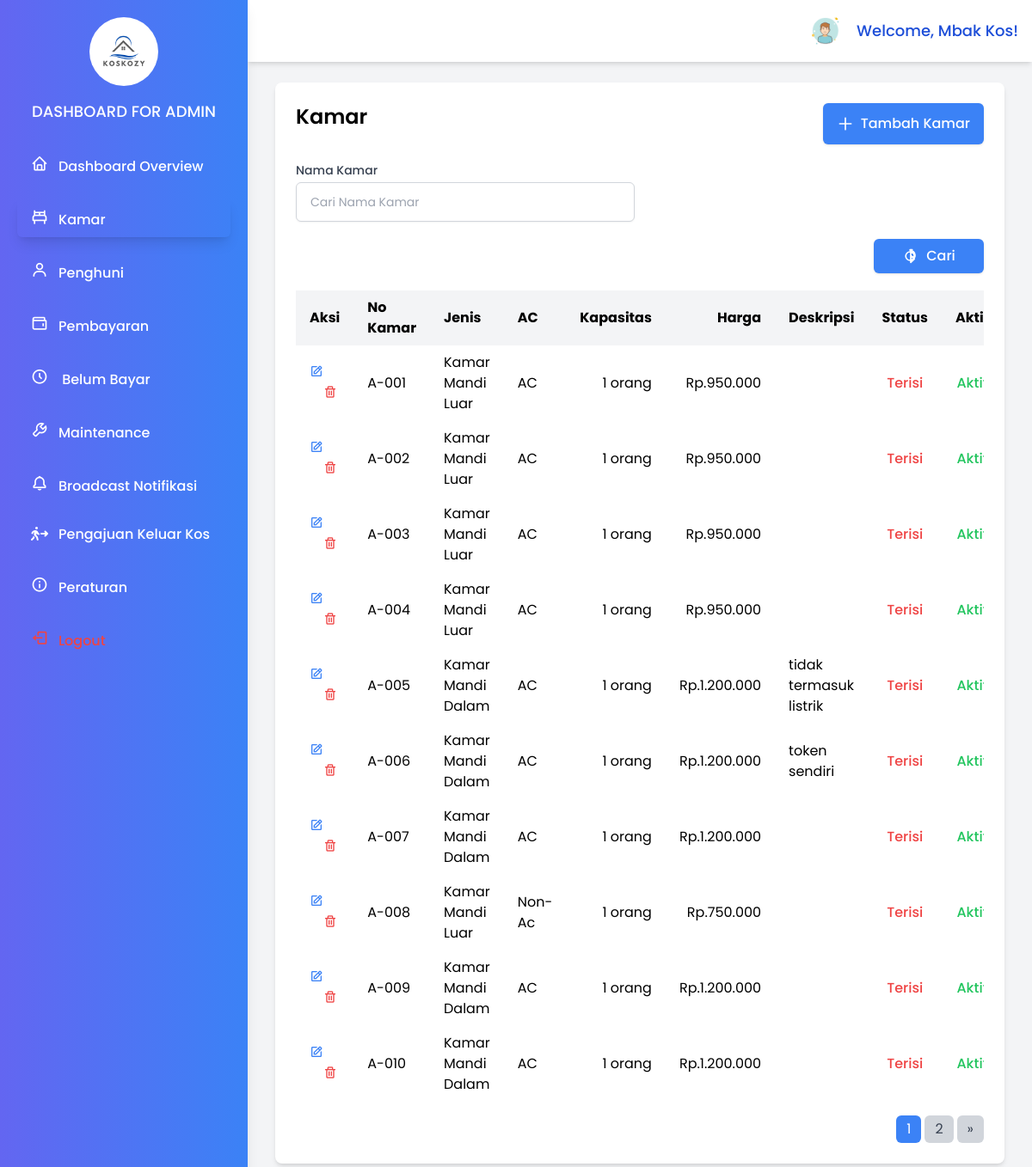
/page/admin/kamar.php (signed in), run on the app's committed database.
### tables this page shows
CREATE TABLE `users` (
  `id` int(11) NOT NULL,
  `username` varchar(50) NOT NULL,
  `id_penghuni` int(20) NOT NULL,
  `name` varchar(225) NOT NULL,
  `password_hash` varchar(255) NOT NULL,
  `role` enum('admin','superadmin','user') NOT NULL,
  `created_at` timestamp NOT NULL DEFAULT current_timestamp(),
  `updated_at` timestamp NOT NULL DEFAULT current_timestamp() ON UPDATE current_timestamp()
);

CREATE TABLE `rooms` (
  `id` int(11) NOT NULL,
  `name` varchar(255) NOT NULL,
  `type` varchar(50) NOT NULL,
  `ac` varchar(225) NOT NULL,
  `price` decimal(10,2) NOT NULL,
  `status` varchar(225) DEFAULT NULL,
  `active` varchar(20) NOT NULL,
  `capacity` int(11) NOT NULL,
  `description` text DEFAULT NULL,
  `created_at` timestamp NOT NULL DEFAULT current_timestamp(),
  `updated_at` timestamp NOT NULL DEFAULT current_timestamp() ON UPDATE current_timestamp()
);

### page/admin/kamar.php (the view, shortened to what this page needs)
<?php
$host = 'localhost';
$dbname = 'kos_management';
$username = 'root';
$password = '';
try {
    $pdo = new PDO("mysql:host=$host;dbname=$dbname", $username, $password);
    $pdo->setAttribute(PDO::ATTR_ERRMODE, PDO::ERRMODE_EXCEPTION);
    $session_username = $_SESSION['username'];
    $stmt = $pdo->prepare("SELECT name FROM users WHERE username = :username");
    $stmt->execute(['username' => $session_username]);
    $admin = $stmt->fetch(PDO::FETCH_ASSOC);
    $admin_name = $admin['name'] ?? 'Admin';
    $limit =  10;
    $page = isset($_GET['page']) ? (int)$_GET['page'] : 1;
    $offset = ($page - 1) * $limit;
    $name = isset($_GET['name']) ? $_GET['name'] : '';
    $total_sql = "SELECT COUNT(*) FROM rooms WHERE name LIKE :name";
    $total_stmt = $pdo->prepare($total_sql);
    $total_stmt->bindValue(':name', "%$name%");
    $total_stmt->execute();
    $total_data = $total_stmt->fetchColumn();
    $total_pages = ceil($total_data / $limit);
    $sql = "SELECT * FROM rooms WHERE name LIKE :name ORDER BY name ASC LIMIT :limit OFFSET :offset";
    $stmt_rooms = $pdo->prepare($sql);
    $stmt_rooms->bindValue(':name', "%$name%");
    $stmt_rooms->bindValue(':limit', $limit, PDO::PARAM_INT);
    $stmt_rooms->bindValue(':offset', $offset, PDO::PARAM_INT);
    $stmt_rooms->execute();
    $rooms = $stmt_rooms->fetchAll(PDO::FETCH_ASSOC);
} catch (PDOException $e) {
    echo 'Connection failed: ' . $e->getMessage();
    exit();
}
?>
<!DOCTYPE html>
<html lang="en">
<head>
    <script src="https://cdn.tailwindcss.com"></script>
    <link href="https://unpkg.com/boxicons@2.1.4/css/boxicons.min.css" rel="stylesheet">
    <link rel="stylesheet" href="https://cdnjs.cloudflare.com/ajax/libs/font-awesome/6.5.1/css/all.min.css">
</head>
<body class="bg-gray-100 min-h-screen">
<div id="sidebar" class="hidden md:block w-72 h-full bg-gradient-to-r from-indigo-500 to-blue-500 text-gray-800 fixed top-0 left-0 p-5 flex-col shadow-lg z-50">
    <div class="mb-6 text-center">
        <img src="../../assets/logo/Kozie.png" alt="Logo" class="h-20 mx-auto rounded-full">
        <h1 class="text-lg font-medium text-white mt-4 uppercase">Dashboard for Admin</h1>
    </div>
    <nav >
        <ul class="space-y-4">
            <li><a href="dashboard-admin.php" class="block px-4 py-2 rounded-md text-white font-medium bg-tr hover:text-blue-300 items-center space-x-3"><i class="bx bx-home text-xl"></i><span>Dashboard Overview</span></a></li>
            <li><a href="kamar.php" class="block px-4 py-2 rounded-md font-medium text-white hover:text-blue-300 items-center space-x-3 shadow-lg"><i class="bx bx-bed text-xl"></i><span>Kamar</span></a></li>
            <li><a href="penghuni.php" class="block px-4 py-2 rounded-md font-medium text-white hover:text-blue-300 items-center space-x-3"><i class="bx bx-user text-xl"></i><span>Penghuni</span></a></li>
            <li><a href="pembayaran.php" class="block px-4 py-2 rounded-md font-medium text-white hover:text-blue-300 items-center space-x-3"><i class="bx bx-wallet text-xl"></i><span>Pembayaran</span></a></li>
            <li>
               <a href="belum-bayar.php" class="block px-4 py-2 rounded-md font-medium text-white hover:text-blue-300 items-center space-x-3">
                  <i class="bx bx-time-five text-xl"></i>
                  <span>Belum Bayar</span>
               </a>
            </li>
            <li><a href="maintenance.php" class="block px-4 py-2 rounded-md font-medium text-white hover:text-blue-300 items-center space-x-3"><i class="bx bx-wrench text-xl"></i><span>Maintenance</span></a></li>
            <li><a href="broadcast.php" class="block px-4 py-2 rounded-md font-medium text-white hover:text-blue-300 items-center space-x-3"><i class="bx bx-bell text-xl"></i><span>Broadcast Notifikasi</span></a></li>
            <li><a href="pengajuan-keluar.php" class="block px-4 py-2 rounded-md font-medium text-white hover:text-blue-300 items-center space-x-3"><i class="fa-solid fa-person-walking-arrow-right text-md"></i><span>Pengajuan Keluar Kos</span></a></li>
            <li><a href="peraturan.php" class="block px-4 py-2 rounded-md font-medium text-white hover:text-blue-300 items-center space-x-3"><i class="bx bx-info-circle text-xl"></i><span>Peraturan</span></a></li>
            <li><a href="../../logout.php" class="block px-4 py-2 rounded-md text-red-500 hover:text-red-700 items-center space-x-3 font-medium"><i class="bx bx-log-out text-xl"></i><span>Logout</span></a></li>
        </ul>
    </nav>
</div>
<div class="md:ml-72 flex flex-col min-h-screen">
    <nav class="flex items-center justify-end bg-white p-4 fixed top-0 md:left-72 right-0 shadow-md z-10">
        <div class="flex items-center space-x-4">
            <a href="#" class="profile">
                <img src="../../assets/logo/user.png" alt="Profile" class="h-10 w-10 rounded-full">
            </a>
            <span class="text-sm md:text-lg font-medium text-blue-700">Welcome, <?php echo htmlspecialchars($admin_name); ?>!</span>
        </div>
    </nav>
    <div class="p-8">
        <div class="bg-white rounded-lg shadow-md">
            <div class="p-6 mt-16">
                <div class="justify-between flex mb-5">
                    <h2 class="text-2xl font-semibold mb-4">Kamar</h2>
                    <button id="open-modal" class="flex items-center justify-center gap-2 w-auto bg-blue-500 hover:bg-blue-600 rounded-md px-4 py-2 text-white font-medium shadow">
                        <svg xmlns="http://www.w3.org/2000/svg" class="h-5 w-5" fill="none" viewBox="0 0 24 24" stroke="currentColor" stroke-width="2">
                            <path stroke-linecap="round" stroke-linejoin="round" d="M12 4v16m8-8H4" />
                        </svg>
                        Tambah Kamar
                    </button>
                </div>
                <form action="kamar.php" method="GET">
                    <div class="mb-5 grid grid-cols-2 gap-3">
                        <div class="relative w-full">
                            <label for="name" class="block text-sm font-medium text-gray-700">Nama Kamar</label>
                            <input type="text" id="room_name" placeholder="Cari Nama Kamar" name="name" class="py-3 px-4 mt-1 block w-full border border-gray-300 rounded-md shadow-sm focus:ring-indigo-500 focus:border-indigo-500 sm:text-sm">
                        </div>
                    </div>
                    <div class="flex items-center justify-end mb-5">
                        <button type="submit" class="flex items-center justify-center gap-2 w-32 bg-blue-500 hover:bg-blue-600 rounded-md px-4 py-2 text-white font-medium shadow">
                            Cari
                        </button>
                    </div>
                </form>
                <div class="overflow-x-auto">
                    <table class="min-w-full table-auto">
                        <thead>
                            <tr class="bg-gray-100">
                                <th class="px-4 py-2 text-left">Aksi</th>
                                <th class="px-4 py-2 text-left">No Kamar</th>
                                <th class="px-4 py-2 text-left">Jenis</th>
                                <th class="px-4 py-2 text-left">AC</th>
                                <th class="px-4 py-2 text-right">Kapasitas</th>
                                <th class="px-4 py-2 text-right">Harga</th>
                                <th class="px-4 py-2 text-left">Deskripsi</th>
                                <th class="px-4 py-2 text-center">Status</th>
                                <th class="px-4 py-2 text-center">Aktif</th>
                            </tr>
                        </thead>
                        <tbody>
                            <?php if (empty($rooms)): ?>
                                <tr>
                                    <td colspan="8" class="text-center py-3">No data available</td>
                                </tr>
                            <?php else: ?>
                                <?php foreach ($rooms as $room): ?>
                                    <tr>
                                        <td class="px-4 py-2">
                                            <a href="#"
                                              class="edit-room-btn text-blue-500 hover:text-blue-700"
                                              data-id="<?= $room['id'] ?>"
                                              data-name="<?= htmlspecialchars($room['name']) ?>"
                                              data-room-type="<?= htmlspecialchars($room['type']) ?>"
                                              data-ac="<?= htmlspecialchars($room['ac']) ?>"
                                              data-capacity="<?= htmlspecialchars($room['capacity']) ?>"
                                              data-price="<?= htmlspecialchars($room['price']) ?>"
                                              data-status="<?= htmlspecialchars($room['status']) ?>"
                                              data-active="<?= htmlspecialchars($room['active']) ?>"
                                              onclick="openModal(this)">
                                              <i class="bx bx-edit"></i>
                                           </a>
                                            <a href="../../function/admin/kamar/delete-room.php?id=<?= $room['id'] ?>" class="ml-4 text-red-500 hover:text-red-700" onclick="return confirm('Apakah Anda yakin ingin menghapus kamar ini?');">
                                                <i class="bx bx-trash"></i>
                                            </a>
                                        </td>
                                        <td class="px-4 py-2 w-36 h-16"><?php echo htmlspecialchars($room['name']); ?></td>
                                        <td class="px-4 py-2 w-52">
                                            <?php
                                                if ($room['type'] === 'km_luar') {
                                                    echo 'Kamar Mandi Luar';
                                                } elseif ($room['type'] === 'km_dalam') {
                                                    echo 'Kamar Mandi Dalam';
                                                } else {
                                                    echo htmlspecialchars($room['type']);
                                                }
                                            ?>
                                        </td>
                                        <td class="px-4 py-2"><?php echo htmlspecialchars($room['ac']); ?></td>
                                        <td class="px-4 py-2 text-right"><?php echo htmlspecialchars($room['capacity']); ?> orang</td>
                                        <td class="px-4 py-2 text-right">Rp.<?php echo number_format($room['price'], 0, ',', '.'); ?></td>
                                        <td class="px-4 ```php
                                        <td class="px-4 py-2 w-60"><?php echo htmlspecialchars($room['description']); ?></td>
                                        <td class="<?php
                                            if ($room['status'] === '1') {
                                                echo 'text-green-500 font-medium text-center';
                                            } elseif ($room['status'] === '2') {
                                                echo 'text-yellow-500 font-medium text-center';
                                            } elseif ($room['status'] === '3') {
                                                echo 'text-red-500 font-medium text-center';
                                            }
                                        ?>">
                                            <?php
                                            if ($room['status'] === '1') {
                                                echo 'Tersedia';
                                            } elseif ($room['status'] === '2') {
                                                echo 'Di Perbaiki';
                                            } elseif ($room['status'] === '3') {
                                                echo 'Terisi';
                                            } else {
                                                echo htmlspecialchars($room['status']);
                                            }
                                            ?>
                                        </td>
                                        <td class="<?php
                                            if ($room['active'] === 'active') {
                                                echo 'text-green-500 font-medium text-center';
                                            } elseif ($room['active'] === 'non-active') {
                                                echo 'text-red-500 font-medium text-center';
                                            }
                                        ?>">
                                            <?php
                                            if ($room['active'] === 'active') {
                                                echo 'Aktif';
                                            } elseif ($room['active'] === 'non-active') {
                                                echo 'Tidak Aktif';
                                            } else {
                                                echo htmlspecialchars($room['active']);
                                            }
                                            ?>
                                        </td>
                                    </tr>
                                <?php endforeach; ?>
                            <?php endif; ?>
                        </tbody>
                    </table>
                     <div class="flex justify-end mt-4">
                        <nav class="inline-flex space-x-1">
                              <?php for ($i = 1; $i <= $total_pages; $i++): ?>
                                 <a href="?page=<?= $i ?>" class="px-3 py-1 <?= $i == $page ? 'bg-blue-500 text-white' : 'bg-gray-300 text-gray-700 hover:bg-gray-400' ?> rounded-md">
                                    <?= $i ?>
                                 </a>
                              <?php endfor; ?>
                              <?php if ($page < $total_pages): ?>
                                 <a href="?page=<?= $page + 1 ?>" class="px-3 py-1 bg-gray-300 text-gray-700 rounded-md hover:bg-gray-400">
                                    &raquo;
                                 </a>
                              <?php endif; ?>
                        </nav>
                     </div>
                </div>
            </div>
        </div>
    </div>
</div>
</body>
</html>

### page/admin/kamar.php (style rules this page uses)
body { font-family: 'Poppins', sans-serif; }

### data on the page
users: name "Mbak Kos"
rooms: name "A-001", type "Kamar Mandi Luar", ac "AC", capacity "1", price "950.000", status "Terisi", active "Aktif"
rooms: name "A-002", type "Kamar Mandi Luar", ac "AC", capacity "1", price "950.000", status "Terisi", active "Aktif"
rooms: name "A-003", type "Kamar Mandi Luar", ac "AC", capacity "1", price "950.000", status "Terisi", active "Aktif"
rooms: name "A-004", type "Kamar Mandi Luar", ac "AC", capacity "1", price "950.000", status "Terisi", active "Aktif"
rooms: name "A-005", type "Kamar Mandi Dalam", ac "AC", capacity "1", price "1.200.000", description "tidak termasuk listrik", status "Terisi", active "Aktif"
rooms: name "A-006", type "Kamar Mandi Dalam", ac "AC", capacity "1", price "1.200.000", description "token sendiri", status "Terisi", active "Aktif"
rooms: name "A-007", type "Kamar Mandi Dalam", ac "AC", capacity "1", price "1.200.000", status "Terisi", active "Aktif"
rooms: name "A-008", type "Kamar Mandi Luar", ac "Non-Ac", capacity "1", price "750.000", status "Terisi", active "Aktif"
rooms: name "A-009", type "Kamar Mandi Dalam", ac "AC", capacity "1", price "1.200.000", status "Terisi", active "Aktif"
rooms: name "A-010", type "Kamar Mandi Dalam", ac "AC", capacity "1", price "1.200.000", status "Terisi", active "Aktif"
